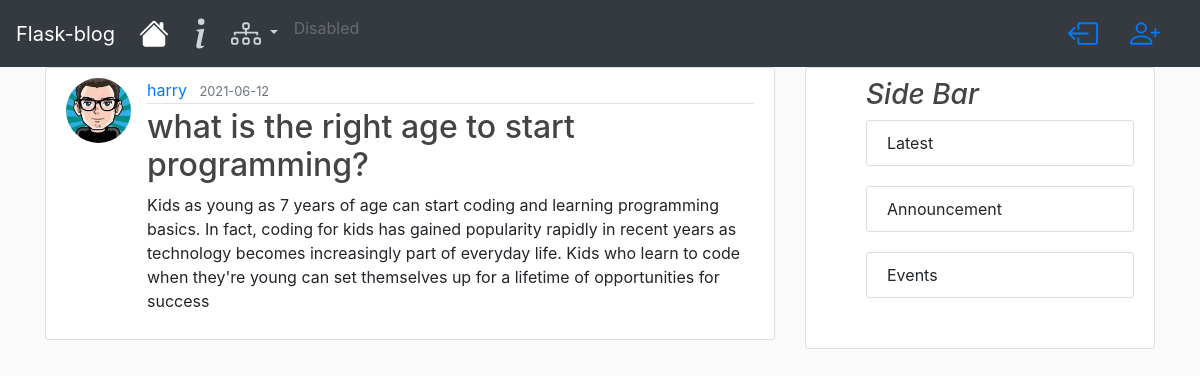
The app's page /post/22 with its own data.
### flask_blog/models.py (models this page shows, shortened)
class User(db.Model, UserMixin):
    id = db.Column(db.Integer, primary_key=True)
    username = db.Column(db.String(20), unique=True, nullable=False)
    email = db.Column(db.String(120), unique=True, nullable=False)
    image_file = db.Column(db.String(20), nullable=False, default='default.png')
    password = db.Column(db.String(60), nullable=False)
    posts = db.relationship('Post', backref='author', lazy=False)

class Post(db.Model):
    id = db.Column(db.Integer, primary_key=True)
    title = db.Column(db.String(100), nullable=False)
    date_posted = db.Column(db.DateTime, nullable=False, default=datetime.utcnow)
    content = db.Column(db.Text, nullable=False)
    user_id = db.Column(db.Integer, db.ForeignKey('user.id'), nullable=False)

### flask_blog/posts/routes.py (the view)
@posts.route('/post/<int:post_id>')
def post(post_id):
    post = Post.query.get_or_404(post_id)
    return render_template('post.html', title=post.title, post=post)

### flask_blog/templates/post.html (shortened to what this page needs)
{% extends 'layout.html' %}
{% block content %}
	<article class="media content-section">
		<img class="rounded-circle article-img" src="{{ url_for('static', filename='profile_pics/'+ post.author.image_file) }}">
		<div class="media-body">
			<div class="article-metadata">
				<a href="#" class="mr-2">{{post.author.username}}</a>
				<small class='text-muted'>{{post.date_posted.strftime('%Y-%m-%d')}}</small>
			</div>
			<h2 class="article-title">{{post.title}}</h2>
			<p class="article-content">{{post.content}}</p>
		</div>
	</article>
{% endblock content %}

### flask_blog/static/main.css (style rules this page uses)
body { background: #fafafa;, color: #333333; margin-top: 5 rem; }
h1,h2,h3,h4,h5,h6 { color: #444444; }
.content-section { background: #ffffff; padding: 10px 20px; border: 1px solid #dddddd; border-radius: 3px; margin-bottom: 20px; }
.article-title { color: #444444; }
.article-content { white-space: pre-line; }
.article-img { height: 65px; width: 65px; margin-right: 16px; }
.article-metadata { padding-bottom: 1px; margin-bottom: 4px; border-bottom: 1px solid #e3e3e3; }

### records on screen
User: image_file (picture), author.username "harry"
Post: date_posted "2021-06-12", title "what is the right age to start programming?", content "Kids as young as 7 years of age can start coding and learning programming basics. In fact, coding for kids has gained popularity rapidly in recent years as technology becomes increasingly part of everyday life. Kids who learn to code when they're young can set themselves up for a lifetime of opportunities for success"
